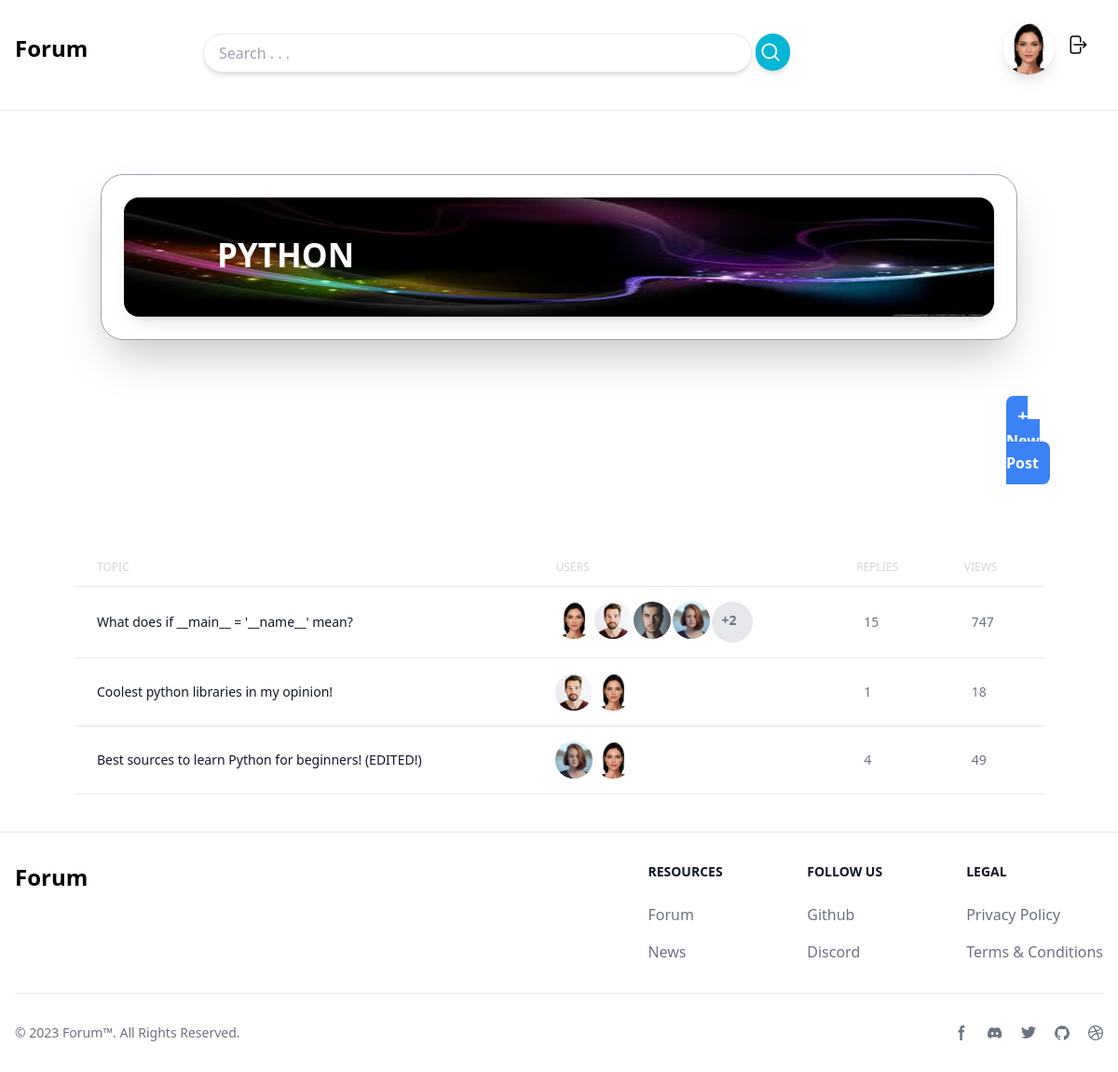
/category/1/ (signed in), run on the app's committed database.
### core_app/models.py (models this page shows, shortened)
class UserProfile(models.Model):
        user = models.OneToOneField(User, blank=True, null=True,on_delete=models.CASCADE)
        biography = models.TextField(null=True, blank=True)
        avatar = models.ImageField(upload_to='user_images', null=True, blank=True)
        saved_posts = models.ManyToManyField(Post, blank=True)

### discussion_app/models.py (models this page shows, shortened)
class Category(models.Model):
    name = models.CharField(max_length=255)
    logo = models.ImageField(upload_to='post_logos/', blank=True, null=True)
    class Meta:
        verbose_name_plural = 'Categories'

class Post(models.Model):
    category = models.ForeignKey(Category, on_delete=models.CASCADE, related_name='post_category')
    author = models.ForeignKey(User, on_delete=models.CASCADE, related_name='post_author')
    likes = models.ManyToManyField(User, related_name='post_likes', blank=True)
    title = models.CharField(max_length=300)
    views = models.IntegerField(default=0)
    content = models.TextField(max_length=1000)
    last_modified_date = models.DateTimeField(auto_now=True)
    creation_date = models.DateTimeField(auto_now_add=True)
    is_closed = models.BooleanField(default=False)
    @property
    def involved_users(self):
        all_messages = self.message_post.all()
        all_users = [self.author]
        for message in all_messages:
            if message.author not in all_users:
                all_users.append(message.author)
        return [all_users, len(all_users)]

class Message(models.Model):
    post = models.ForeignKey(Post, on_delete=models.CASCADE, related_name='message_post')
    replies = models.ForeignKey('self', on_delete=models.CASCADE, null=True, blank=True, related_name='message_replies')
    author = models.ForeignKey(User, on_delete=models.CASCADE, related_name='message_author')
    likes = models.ManyToManyField(User, related_name='message_likes', blank=True)
    content = models.TextField(max_length=1000)
    last_modified_date = models.DateTimeField(auto_now=True)
    creation_date = models.DateTimeField(auto_now_add=True)

### discussion_app/views.py (the view)
# urls.py: path('<int:id>/', views.category_detail, name='category_detail'),
def category_detail(request, id):
    category = get_object_or_404(models.Category, id=id)
    context = {
        'category': category,
    }
    return render(request, 'discussion_app/category.html', context)

### discussion_app/templates/discussion_app/category.html (shortened to what this page needs)
{% extends 'core_app/base.html' %}
{% block content %}
    <div class="grid grid-cols-1 mx-20 my-10">
        <div class="flex justify-center bg-white m-7 overflow-hidden rounded-3xl shadow-2xl border border-gray-400">
            <div class="relative h-32  m-6 rounded-3xl shadow-lg w-full ">
                <img class="w-full h-32 rounded-2xl" src="{{category.logo.url}}" alt="category name">
                <h1 class="absolute left-[100px] bottom-[40px] font-semibold text-[35px] text-white">{{category.name | upper}}</h1>
            </div>
        </div>
        <div class="ml-[1000px] mt-10 flex justify-between">
            <div>
            <a href="{% url 'discussion_app:create_post' %}" class=" p-3 text-white hover:bg-blue-700 font-semibold rounded-lg bg-blue-500">
               <strong class="text-xl">+</strong> New Post
            </a>
            </div>
        </div>
<div class="relative overflow-x-auto mt-20">
    <table class="w-full text-sm text-left text-gray-500 dark:text-gray-400">
        <thead class="text-xs text-gray-300">
            <tr>
                <th scope="col" class="px-6 py-3 font-medium">
                    TOPIC
                </th>
                <th scope="col" class="px-6 py-3 font-medium">
                    USERS
                </th>
                <th scope="col" class="px-6 py-3 font-medium">
                    REPLIES
                </th>
                <th scope="col" class="px-6 py-3 font-medium">
                    VIEWS
                </th>
            </tr>
        </thead>
        <tbody>
            {% for post in category.post_category.all %}
            <tr class="bg-white border-y hover:bg-gray-100 transition-all">
                <th scope="row" class="px-6 py-4 font-medium text-gray-900 whitespace-nowrap dark:text-white">
                    <a href="{% url 'discussion_app:post_detail' post.id %}" class="hover:text-blue-400">
                    {{post.title}}
                    </a>
                </th>
                <td class="px-6 py-4">
                    <div class="flex justify-start gap-[2px]">
                        {% if post.involved_users.1 > 3 %}
                            {% for user in post.involved_users.0|slice:'0:4' %}
                            <img class="h-10 w-10 rounded-full object-cover " src="{{user.userprofile.avatar.url}}" alt="">
                            {% endfor %}
                            <div class="h-11 w-11 rounded-full font-bold p-[10px]  bg-gray-200">+{{post.involved_users.1|add:'-4'}}</div>
                        {% else %}
                            {% for user in post.involved_users.0 %}
                            <img class="h-10 w-10 rounded-full object-cover " src="{{user.userprofile.avatar.url}}" alt="">
                            {% endfor %}
                        {% endif %}
                    </div>
                </td>
                <td class="px-8 py-4">
                    {{post.message_post.count}}
                </td>
                <td class="px-8 py-4">
                    {{post.views}}
                </td>
            </tr>
            {% endfor %}
        </tbody>
    </table>
</div>
    </div>
{% endblock %}

### core_app/templates/core_app/base.html (shortened to what this page needs)
<html lang="en">
<head>
    <script src="https://cdn.tailwindcss.com"></script>
</head>
<body>
    <nav class="grid grid-cols-10 my-4 bg-white">
        <div class="col-span-1 px-4 py-2">
            <a href="/">
            <h2 class="font-semibold mt-3 text-2xl ">Forum</h2>
            </a>
        </div>
        <div class="col-span-7 ml-28 my-2">
            <form action="{% url 'discussion_app:search_posts' %}" method="get">
                <div class="flex justify-center space-x-1">
                <input type="text" name="search" value="{{search_query}}" placeholder="Search . . ." class="mt-3 shadow-md px-4 w-full border rounded-full py-2 font-medium">
                <button class="bg-cyan-500 mt-3 hover:bg-cyan-400 text-white rounded-full w-10 h-10 text-md shadow-md items-center">
                    <svg xmlns="http://www.w3.org/2000/svg" viewBox="0 0 20 20" fill="currentColor" class="w-7 h-7 pl-1 ">
                        <path fill-rule="evenodd" d="M9 3.5a5.5 5.5 0 100 11 5.5 5.5 0 000-11zM2 9a7 7 0 1112.452 4.391l3.328 3.329a.75.75 0 11-1.06 1.06l-3.329-3.328A7 7 0 012 9z" clip-rule="evenodd" />
                    </svg>
                </button>
                </div>
            </form>
        </div>
        {% if user.is_authenticated %}
        <div class="col-end-12 px-4 py-2 space-x-3">
            <div class=" flex justify-center gap-3">
                <div class="relative">
                <a href="{% url 'dashboard_app:dashboard' user.id %}" class="block h-14 w-14 focus:border-gray-200 focus:border-2 overflow-hidden focus:outline-none rounded-full shadow-lg text-center">
                    <img src="{{ user.userprofile.avatar.url }}"  alt="{{user.username.0}}" class="object-cover w-full h-full text-start font-semibold bg-pink-300 text-xl">
                </a>
                </div>
                    <a href="{% url 'core_app:logout' %}" class="font-semibold mt-3 text-lg h-10 w-10">
                        </a>
        </div>
        {% endif %}
    </nav>
    <hr>
    {% block content %}
    {% endblock %}
<footer class="bg-white ">
    <div class="mx-auto w-full max-w-screen-xl p-4 py-6 lg:py-8">
        <div class="md:flex md:justify-between">
          <div class="mb-6 md:mb-0">
              <a href="/" class="flex items-center">
                  <span class="self-center text-2xl font-semibold whitespace-nowrap dark:text-white">Forum</span>
              </a>
          </div>
          <div class="grid grid-cols-2 gap-8 sm:gap-6 sm:grid-cols-3">
              <div>
                  <h2 class="mb-6 text-sm font-semibold text-gray-900 uppercase dark:text-white">Resources</h2>
                  <ul class="text-gray-500 dark:text-gray-400 font-medium">
                      <li class="mb-4">
                          <a href="#" class="hover:underline">Forum</a>
                      </li>
                      <li>
                          <a href="#" class="hover:underline">News</a>
                      </li>
                  </ul>
              </div>
              <div>
                  <h2 class="mb-6 text-sm font-semibold text-gray-900 uppercase dark:text-white">Follow us</h2>
                  <ul class="text-gray-500 dark:text-gray-400 font-medium">
                      <li class="mb-4">
                          <a href="#" class="hover:underline ">Github</a>
                      </li>
                      <li>
                          <a href="#" class="hover:underline">Discord</a>
                      </li>
                  </ul>
              </div>
              <div>
                  <h2 class="mb-6 text-sm font-semibold text-gray-900 uppercase dark:text-white">Legal</h2>
                  <ul class="text-gray-500 dark:text-gray-400 font-medium">
                      <li class="mb-4">
                          <a href="#" class="hover:underline">Privacy Policy</a>
                      </li>
                      <li>
                          <a href="#" class="hover:underline">Terms &amp; Conditions</a>
                      </li>
                  </ul>
              </div>
          </div>
      </div>
      <hr class="my-6 border-gray-200 sm:mx-auto dark:border-gray-700 lg:my-8" />
      <div class="sm:flex sm:items-center sm:justify-between">
          <span class="text-sm text-gray-500 sm:text-center dark:text-gray-400">© 2023 <a href="/" class="hover:underline">Forum™</a>. All Rights Reserved.
          </span>
          <div class="flex mt-4 space-x-5 sm:justify-center sm:mt-0">
              <a href="#" class="text-gray-500 hover:text-gray-900 dark:hover:text-white">
                  <svg class="w-4 h-4" aria-hidden="true" xmlns="http://www.w3.org/2000/svg" fill="currentColor" viewBox="0 0 8 19">
                        <path fill-rule="evenodd" d="M6.135 3H8V0H6.135a4.147 4.147 0 0 0-4.142 4.142V6H0v3h2v9.938h3V9h2.021l.592-3H5V3.591A.6.6 0 0 1 5.592 3h.543Z" clip-rule="evenodd"/>
                    </svg>
              </a>
              <a href="#" class="text-gray-500 hover:text-gray-900 dark:hover:text-white">
              </a>
              <a href="#" class="text-gray-500 hover:text-gray-900 dark:hover:text-white">
              </a>
              <a href="#" class="text-gray-500 hover:text-gray-900 dark:hover:text-white">
              </a>
              <a href="#" class="text-gray-500 hover:text-gray-900 dark:hover:text-white">
              </a>
          </div>
      </div>
    </div>
</footer>
</body>
</html>

### data on the page
Category: logo (picture), name "PYTHON"
Post: title "What does if __main__ = '__name__' mean?", involved_users.1|add "2", message_post.count "15", views "747"
Post: title "Coolest python libraries in my opinion!", message_post.count "1", views "18"
Post: title "Best sources to learn Python for beginners! (EDITED!)", message_post.count "4", views "49"
